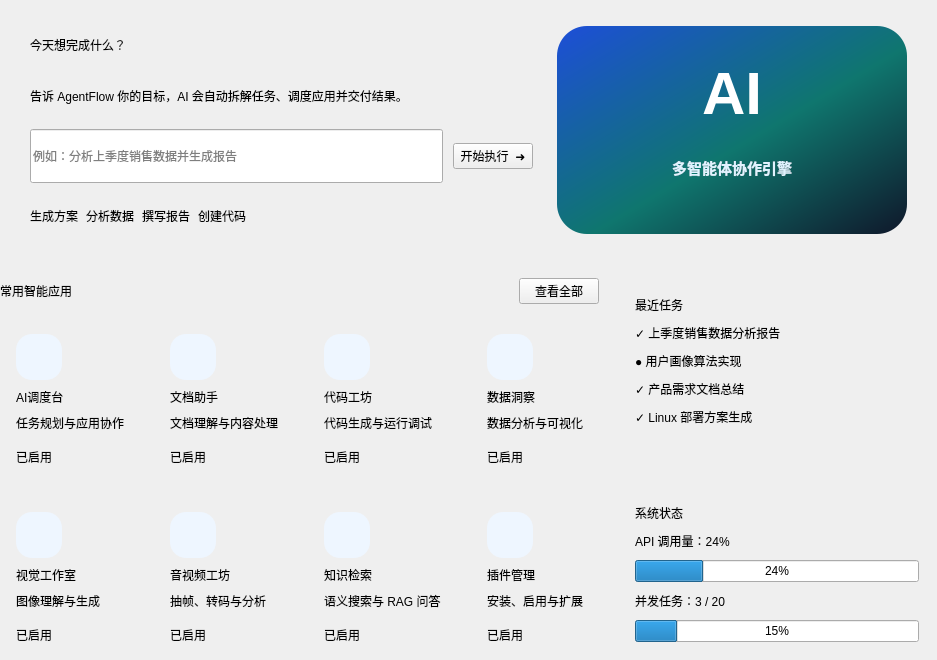
<widget class="QWidget" name="overviewPage"><layout class="QVBoxLayout" name="overviewPageLayout">
<property name="spacing"><number>18</number></property>
<property name="leftMargin"><number>0</number></property>
<property name="topMargin"><number>0</number></property>
<property name="rightMargin"><number>0</number></property>
<property name="bottomMargin"><number>0</number></property>
<item><widget class="QFrame" name="overviewHeroCard">
<property name="objectName"><string>heroCard</string></property><property name="minimumSize"><size><width>0</width><height>260</height></size></property>
<property name="frameShape"><enum>QFrame::Shape::NoFrame</enum></property>
<layout class="QHBoxLayout" name="overviewHeroLayout">
<property name="spacing"><number>24</number></property>
<property name="leftMargin"><number>30</number></property>
<property name="topMargin"><number>26</number></property>
<property name="rightMargin"><number>30</number></property>
<property name="bottomMargin"><number>26</number></property>
<item><layout class="QVBoxLayout" name="overviewHeroTextLayout">
<property name="spacing"><number>14</number></property>
<property name="leftMargin"><number>0</number></property>
<property name="topMargin"><number>0</number></property>
<property name="rightMargin"><number>0</number></property>
<property name="bottomMargin"><number>0</number></property>
<item><widget class="QLabel" name="overviewHeroTitle">
<property name="objectName"><string>heroTitle</string></property>
<property name="text"><string>今天想完成什么？</string></property>
<property name="wordWrap"><bool>true</bool></property>

</widget></item><item><widget class="QLabel" name="overviewHeroSub">
<property name="objectName"><string>subText</string></property>
<property name="text"><string>告诉 AgentFlow 你的目标，AI 会自动拆解任务、调度应用并交付结果。</string></property>
<property name="wordWrap"><bool>true</bool></property>

</widget></item><item><layout class="QHBoxLayout" name="overviewCommandLayout">
<property name="spacing"><number>10</number></property>
<property name="leftMargin"><number>0</number></property>
<property name="topMargin"><number>0</number></property>
<property name="rightMargin"><number>0</number></property>
<property name="bottomMargin"><number>0</number></property>
<item><widget class="QLineEdit" name="quickTaskEdit">
<property name="minimumSize"><size><width>0</width><height>54</height></size></property>

<property name="placeholderText"><string>例如：分析上季度销售数据并生成报告</string></property>
</widget></item><item><widget class="QPushButton" name="quickStartButton">
<property name="objectName"><string>primaryButton</string></property>

<property name="text"><string>开始执行  ➜</string></property>
</widget></item>
</layout></item><item><layout class="QHBoxLayout" name="overviewChipLayout">
<property name="spacing"><number>8</number></property>
<property name="leftMargin"><number>0</number></property>
<property name="topMargin"><number>0</number></property>
<property name="rightMargin"><number>0</number></property>
<property name="bottomMargin"><number>0</number></property>
<item><widget class="QLabel" name="chipPlan">
<property name="objectName"><string>badgeBlue</string></property>
<property name="text"><string>生成方案</string></property>


</widget></item><item><widget class="QLabel" name="chipData">
<property name="objectName"><string>badgeGreen</string></property>
<property name="text"><string>分析数据</string></property>


</widget></item><item><widget class="QLabel" name="chipReport">
<property name="objectName"><string>badgeBlue</string></property>
<property name="text"><string>撰写报告</string></property>


</widget></item><item><widget class="QLabel" name="chipCode">
<property name="objectName"><string>badgeGray</string></property>
<property name="text"><string>创建代码</string></property>


</widget></item><item><spacer name="overviewChipSpacer">
<property name="orientation"><enum>Qt::Orientation::Horizontal</enum></property>
<property name="sizeHint" stdset="0"><size><width>40</width><height>20</height></size></property>
</spacer></item>
</layout></item>
</layout></item><item><widget class="QFrame" name="overviewAccentCard">
<property name="objectName"><string>accentCard</string></property>
<property name="styleSheet"><string notr="true">QFrame#overviewAccentCard { background: qlineargradient(x1:0,y1:0,x2:1,y2:1, stop:0 #1D4ED8, stop:0.55 #0F766E, stop:1 #0F172A); border-radius:30px; }</string></property><property name="minimumSize"><size><width>350</width><height>200</height></size></property><property name="maximumSize"><size><width>380</width><height>220</height></size></property>
<property name="frameShape"><enum>QFrame::Shape::NoFrame</enum></property>
<layout class="QVBoxLayout" name="overviewAccentLayout">
<property name="spacing"><number>2</number></property>
<property name="leftMargin"><number>20</number></property>
<property name="topMargin"><number>30</number></property>
<property name="rightMargin"><number>20</number></property>
<property name="bottomMargin"><number>30</number></property>
<item><widget class="QLabel" name="overviewAccentAI">

<property name="text"><string>AI</string></property>

<property name="styleSheet"><string notr="true">color:#FFFFFF;font-size:60px;font-weight:900;background:transparent;</string></property><property name="alignment"><set>Qt::AlignmentFlag::AlignCenter</set></property>
</widget></item><item><widget class="QLabel" name="overviewAccentSub">

<property name="text"><string>多智能体协作引擎</string></property>

<property name="styleSheet"><string notr="true">color:#E0F2FE;font-size:15px;font-weight:800;background:transparent;</string></property><property name="alignment"><set>Qt::AlignmentFlag::AlignCenter</set></property>
</widget></item>
</layout>
</widget></item>
</layout>
</widget></item><item><layout class="QHBoxLayout" name="overviewBodyLayout">
<property name="spacing"><number>18</number></property>
<property name="leftMargin"><number>0</number></property>
<property name="topMargin"><number>0</number></property>
<property name="rightMargin"><number>0</number></property>
<property name="bottomMargin"><number>0</number></property>
<item><layout class="QVBoxLayout" name="overviewLeftLayout">
<property name="spacing"><number>14</number></property>
<property name="leftMargin"><number>0</number></property>
<property name="topMargin"><number>0</number></property>
<property name="rightMargin"><number>0</number></property>
<property name="bottomMargin"><number>0</number></property>
<item><layout class="QHBoxLayout" name="overviewAppsTitleLayout">
<property name="spacing"><number>8</number></property>
<property name="leftMargin"><number>0</number></property>
<property name="topMargin"><number>0</number></property>
<property name="rightMargin"><number>0</number></property>
<property name="bottomMargin"><number>0</number></property>
<item><widget class="QLabel" name="overviewAppsTitle">
<property name="objectName"><string>heroTitle</string></property>
<property name="text"><string>常用智能应用</string></property>
<property name="wordWrap"><bool>true</bool></property>

</widget></item><item><spacer name="overviewAppsTitleSpacer">
<property name="orientation"><enum>Qt::Orientation::Horizontal</enum></property>
<property name="sizeHint" stdset="0"><size><width>40</width><height>20</height></size></property>
</spacer></item><item><widget class="QPushButton" name="overviewViewAllButton">
<property name="objectName"><string>ghostButton</string></property>

<property name="text"><string>查看全部</string></property>
</widget></item>
</layout></item><item><layout class="QGridLayout" name="overviewAgentGrid"><property name="horizontalSpacing"><number>14</number></property><property name="verticalSpacing"><number>14</number></property><item row="0" column="0"><widget class="QFrame" name="agentCard0">
<property name="objectName"><string>card</string></property><property name="minimumSize"><size><width>0</width><height>150</height></size></property>
<property name="frameShape"><enum>QFrame::Shape::NoFrame</enum></property>
<layout class="QVBoxLayout" name="agentCardLayout0">
<property name="spacing"><number>8</number></property>
<property name="leftMargin"><number>16</number></property>
<property name="topMargin"><number>16</number></property>
<property name="rightMargin"><number>16</number></property>
<property name="bottomMargin"><number>16</number></property>
<item><widget class="QLabel" name="agentIcon0">
<property name="minimumSize"><size><width>46</width><height>46</height></size></property>
<property name="maximumSize"><size><width>46</width><height>46</height></size></property>
<property name="styleSheet"><string notr="true">background:#EEF6FF;border-radius:16px;</string></property>
<property name="text"><string></string></property>
<property name="pixmap"><pixmap resource="resources.qrc">:/icons/dispatch.svg</pixmap></property>
<property name="scaledContents"><bool>false</bool></property>
<property name="alignment"><set>Qt::AlignmentFlag::AlignCenter</set></property>
</widget></item><item><widget class="QLabel" name="agentTitle0">
<property name="objectName"><string>cardTitle</string></property>
<property name="text"><string>AI调度台</string></property>
<property name="wordWrap"><bool>true</bool></property>

</widget></item><item><widget class="QLabel" name="agentSub0">
<property name="objectName"><string>subText</string></property>
<property name="text"><string>任务规划与应用协作</string></property>
<property name="wordWrap"><bool>true</bool></property>

</widget></item><item><spacer name="agentCardSpacer0">
<property name="orientation"><enum>Qt::Orientation::Vertical</enum></property>
<property name="sizeHint" stdset="0"><size><width>20</width><height>8</height></size></property>
</spacer></item><item><widget class="QLabel" name="agentBadge0">
<property name="objectName"><string>badgeBlue</string></property>
<property name="text"><string>已启用</string></property>


</widget></item>
</layout>
</widget></item><item row="0" column="1"><widget class="QFrame" name="agentCard1">
<property name="objectName"><string>card</string></property><property name="minimumSize"><size><width>0</width><height>150</height></size></property>
<property name="frameShape"><enum>QFrame::Shape::NoFrame</enum></property>
<layout class="QVBoxLayout" name="agentCardLayout1">
<property name="spacing"><number>8</number></property>
<property name="leftMargin"><number>16</number></property>
<property name="topMargin"><number>16</number></property>
<property name="rightMargin"><number>16</number></property>
<property name="bottomMargin"><number>16</number></property>
<item><widget class="QLabel" name="agentIcon1">
<property name="minimumSize"><size><width>46</width><height>46</height></size></property>
<property name="maximumSize"><size><width>46</width><height>46</height></size></property>
<property name="styleSheet"><string notr="true">background:#EEF6FF;border-radius:16px;</string></property>
<property name="text"><string></string></property>
<property name="pixmap"><pixmap resource="resources.qrc">:/icons/document.svg</pixmap></property>
<property name="scaledContents"><bool>false</bool></property>
<property name="alignment"><set>Qt::AlignmentFlag::AlignCenter</set></property>
</widget></item><item><widget class="QLabel" name="agentTitle1">
<property name="objectName"><string>cardTitle</string></property>
<property name="text"><string>文档助手</string></property>
<property name="wordWrap"><bool>true</bool></property>

</widget></item><item><widget class="QLabel" name="agentSub1">
<property name="objectName"><string>subText</string></property>
<property name="text"><string>文档理解与内容处理</string></property>
<property name="wordWrap"><bool>true</bool></property>

</widget></item><item><spacer name="agentCardSpacer1">
<property name="orientation"><enum>Qt::Orientation::Vertical</enum></property>
<property name="sizeHint" stdset="0"><size><width>20</width><height>8</height></size></property>
</spacer></item><item><widget class="QLabel" name="agentBadge1">
<property name="objectName"><string>badgeBlue</string></property>
<property name="text"><string>已启用</string></property>


</widget></item>
</layout>
</widget></item><item row="0" column="2"><widget class="QFrame" name="agentCard2">
<property name="objectName"><string>card</string></property><property name="minimumSize"><size><width>0</width><height>150</height></size></property>
<property name="frameShape"><enum>QFrame::Shape::NoFrame</enum></property>
<layout class="QVBoxLayout" name="agentCardLayout2">
<property name="spacing"><number>8</number></property>
<property name="leftMargin"><number>16</number></property>
<property name="topMargin"><number>16</number></property>
<property name="rightMargin"><number>16</number></property>
<property name="bottomMargin"><number>16</number></property>
<item><widget class="QLabel" name="agentIcon2">
<property name="minimumSize"><size><width>46</width><height>46</height></size></property>
<property name="maximumSize"><size><width>46</width><height>46</height></size></property>
<property name="styleSheet"><string notr="true">background:#EEF6FF;border-radius:16px;</string></property>
<property name="text"><string></string></property>
<property name="pixmap"><pixmap resource="resources.qrc">:/icons/code.svg</pixmap></property>
<property name="scaledContents"><bool>false</bool></property>
<property name="alignment"><set>Qt::AlignmentFlag::AlignCenter</set></property>
</widget></item><item><widget class="QLabel" name="agentTitle2">
<property name="objectName"><string>cardTitle</string></property>
<property name="text"><string>代码工坊</string></property>
<property name="wordWrap"><bool>true</bool></property>

</widget></item><item><widget class="QLabel" name="agentSub2">
<property name="objectName"><string>subText</string></property>
<property name="text"><string>代码生成与运行调试</string></property>
<property name="wordWrap"><bool>true</bool></property>

</widget></item><item><spacer name="agentCardSpacer2">
<property name="orientation"><enum>Qt::Orientation::Vertical</enum></property>
<property name="sizeHint" stdset="0"><size><width>20</width><height>8</height></size></property>
</spacer></item><item><widget class="QLabel" name="agentBadge2">
<property name="objectName"><string>badgeBlue</string></property>
<property name="text"><string>已启用</string></property>


</widget></item>
</layout>
</widget></item><item row="0" column="3"><widget class="QFrame" name="agentCard3">
<property name="objectName"><string>card</string></property><property name="minimumSize"><size><width>0</width><height>150</height></size></property>
<property name="frameShape"><enum>QFrame::Shape::NoFrame</enum></property>
<layout class="QVBoxLayout" name="agentCardLayout3">
<property name="spacing"><number>8</number></property>
<property name="leftMargin"><number>16</number></property>
<property name="topMargin"><number>16</number></property>
<property name="rightMargin"><number>16</number></property>
<property name="bottomMargin"><number>16</number></property>
<item><widget class="QLabel" name="agentIcon3">
<property name="minimumSize"><size><width>46</width><height>46</height></size></property>
<property name="maximumSize"><size><width>46</width><height>46</height></size></property>
<property name="styleSheet"><string notr="true">background:#EEF6FF;border-radius:16px;</string></property>
<property name="text"><string></string></property>
<property name="pixmap"><pixmap resource="resources.qrc">:/icons/data.svg</pixmap></property>
<property name="scaledContents"><bool>false</bool></property>
<property name="alignment"><set>Qt::AlignmentFlag::AlignCenter</set></property>
</widget></item><item><widget class="QLabel" name="agentTitle3">
<property name="objectName"><string>cardTitle</string></property>
<property name="text"><string>数据洞察</string></property>
<property name="wordWrap"><bool>true</bool></property>

</widget></item><item><widget class="QLabel" name="agentSub3">
<property name="objectName"><string>subText</string></property>
<property name="text"><string>数据分析与可视化</string></property>
<property name="wordWrap"><bool>true</bool></property>

</widget></item><item><spacer name="agentCardSpacer3">
<property name="orientation"><enum>Qt::Orientation::Vertical</enum></property>
<property name="sizeHint" stdset="0"><size><width>20</width><height>8</height></size></property>
</spacer></item><item><widget class="QLabel" name="agentBadge3">
<property name="objectName"><string>badgeBlue</string></property>
<property name="text"><string>已启用</string></property>


</widget></item>
</layout>
</widget></item><item row="1" column="0"><widget class="QFrame" name="agentCard4">
<property name="objectName"><string>card</string></property><property name="minimumSize"><size><width>0</width><height>150</height></size></property>
<property name="frameShape"><enum>QFrame::Shape::NoFrame</enum></property>
<layout class="QVBoxLayout" name="agentCardLayout4">
<property name="spacing"><number>8</number></property>
<property name="leftMargin"><number>16</number></property>
<property name="topMargin"><number>16</number></property>
<property name="rightMargin"><number>16</number></property>
<property name="bottomMargin"><number>16</number></property>
<item><widget class="QLabel" name="agentIcon4">
<property name="minimumSize"><size><width>46</width><height>46</height></size></property>
<property name="maximumSize"><size><width>46</width><height>46</height></size></property>
<property name="styleSheet"><string notr="true">background:#EEF6FF;border-radius:16px;</string></property>
<property name="text"><string></string></property>
<property name="pixmap"><pixmap resource="resources.qrc">:/icons/vision.svg</pixmap></property>
<property name="scaledContents"><bool>false</bool></property>
<property name="alignment"><set>Qt::AlignmentFlag::AlignCenter</set></property>
</widget></item><item><widget class="QLabel" name="agentTitle4">
<property name="objectName"><string>cardTitle</string></property>
<property name="text"><string>视觉工作室</string></property>
<property name="wordWrap"><bool>true</bool></property>

</widget></item><item><widget class="QLabel" name="agentSub4">
<property name="objectName"><string>subText</string></property>
<property name="text"><string>图像理解与生成</string></property>
<property name="wordWrap"><bool>true</bool></property>

</widget></item><item><spacer name="agentCardSpacer4">
<property name="orientation"><enum>Qt::Orientation::Vertical</enum></property>
<property name="sizeHint" stdset="0"><size><width>20</width><height>8</height></size></property>
</spacer></item><item><widget class="QLabel" name="agentBadge4">
<property name="objectName"><string>badgeBlue</string></property>
<property name="text"><string>已启用</string></property>


</widget></item>
</layout>
</widget></item><item row="1" column="1"><widget class="QFrame" name="agentCard5">
<property name="objectName"><string>card</string></property><property name="minimumSize"><size><width>0</width><height>150</height></size></property>
<property name="frameShape"><enum>QFrame::Shape::NoFrame</enum></property>
<layout class="QVBoxLayout" name="agentCardLayout5">
<property name="spacing"><number>8</number></property>
<property name="leftMargin"><number>16</number></property>
<property name="topMargin"><number>16</number></property>
<property name="rightMargin"><number>16</number></property>
<property name="bottomMargin"><number>16</number></property>
<item><widget class="QLabel" name="agentIcon5">
<property name="minimumSize"><size><width>46</width><height>46</height></size></property>
<property name="maximumSize"><size><width>46</width><height>46</height></size></property>
<property name="styleSheet"><string notr="true">background:#EEF6FF;border-radius:16px;</string></property>
<property name="text"><string></string></property>
<property name="pixmap"><pixmap resource="resources.qrc">:/icons/video.svg</pixmap></property>
<property name="scaledContents"><bool>false</bool></property>
<property name="alignment"><set>Qt::AlignmentFlag::AlignCenter</set></property>
</widget></item><item><widget class="QLabel" name="agentTitle5">
<property name="objectName"><string>cardTitle</string></property>
<property name="text"><string>音视频工坊</string></property>
<property name="wordWrap"><bool>true</bool></property>

</widget></item><item><widget class="QLabel" name="agentSub5">
<property name="objectName"><string>subText</string></property>
<property name="text"><string>抽帧、转码与分析</string></property>
<property name="wordWrap"><bool>true</bool></property>

</widget></item><item><spacer name="agentCardSpacer5">
<property name="orientation"><enum>Qt::Orientation::Vertical</enum></property>
<property name="sizeHint" stdset="0"><size><width>20</width><height>8</height></size></property>
</spacer></item><item><widget class="QLabel" name="agentBadge5">
<property name="objectName"><string>badgeBlue</string></property>
<property name="text"><string>已启用</string></property>


</widget></item>
</layout>
</widget></item><item row="1" column="2"><widget class="QFrame" name="agentCard6">
<property name="objectName"><string>card</string></property><property name="minimumSize"><size><width>0</width><height>150</height></size></property>
<property name="frameShape"><enum>QFrame::Shape::NoFrame</enum></property>
<layout class="QVBoxLayout" name="agentCardLayout6">
<property name="spacing"><number>8</number></property>
<property name="leftMargin"><number>16</number></property>
<property name="topMargin"><number>16</number></property>
<property name="rightMargin"><number>16</number></property>
<property name="bottomMargin"><number>16</number></property>
<item><widget class="QLabel" name="agentIcon6">
<property name="minimumSize"><size><width>46</width><height>46</height></size></property>
<property name="maximumSize"><size><width>46</width><height>46</height></size></property>
<property name="styleSheet"><string notr="true">background:#EEF6FF;border-radius:16px;</string></property>
<property name="text"><string></string></property>
<property name="pixmap"><pixmap resource="resources.qrc">:/icons/knowledge.svg</pixmap></property>
<property name="scaledContents"><bool>false</bool></property>
<property name="alignment"><set>Qt::AlignmentFlag::AlignCenter</set></property>
</widget></item><item><widget class="QLabel" name="agentTitle6">
<property name="objectName"><string>cardTitle</string></property>
<property name="text"><string>知识检索</string></property>
<property name="wordWrap"><bool>true</bool></property>

</widget></item><item><widget class="QLabel" name="agentSub6">
<property name="objectName"><string>subText</string></property>
<property name="text"><string>语义搜索与 RAG 问答</string></property>
<property name="wordWrap"><bool>true</bool></property>

</widget></item><item><spacer name="agentCardSpacer6">
<property name="orientation"><enum>Qt::Orientation::Vertical</enum></property>
<property name="sizeHint" stdset="0"><size><width>20</width><height>8</height></size></property>
</spacer></item><item><widget class="QLabel" name="agentBadge6">
<property name="objectName"><string>badgeBlue</string></property>
<property name="text"><string>已启用</string></property>


</widget></item>
</layout>
</widget></item><item row="1" column="3"><widget class="QFrame" name="agentCard7">
<property name="objectName"><string>card</string></property><property name="minimumSize"><size><width>0</width><height>150</height></size></property>
<property name="frameShape"><enum>QFrame::Shape::NoFrame</enum></property>
<layout class="QVBoxLayout" name="agentCardLayout7">
<property name="spacing"><number>8</number></property>
<property name="leftMargin"><number>16</number></property>
<property name="topMargin"><number>16</number></property>
<property name="rightMargin"><number>16</number></property>
<property name="bottomMargin"><number>16</number></property>
<item><widget class="QLabel" name="agentIcon7">
<property name="minimumSize"><size><width>46</width><height>46</height></size></property>
<property name="maximumSize"><size><width>46</width><height>46</height></size></property>
<property name="styleSheet"><string notr="true">background:#EEF6FF;border-radius:16px;</string></property>
<property name="text"><string></string></property>
<property name="pixmap"><pixmap resource="resources.qrc">:/icons/plugins.svg</pixmap></property>
<property name="scaledContents"><bool>false</bool></property>
<property name="alignment"><set>Qt::AlignmentFlag::AlignCenter</set></property>
</widget></item><item><widget class="QLabel" name="agentTitle7">
<property name="objectName"><string>cardTitle</string></property>
<property name="text"><string>插件管理</string></property>
<property name="wordWrap"><bool>true</bool></property>

</widget></item><item><widget class="QLabel" name="agentSub7">
<property name="objectName"><string>subText</string></property>
<property name="text"><string>安装、启用与扩展</string></property>
<property name="wordWrap"><bool>true</bool></property>

</widget></item><item><spacer name="agentCardSpacer7">
<property name="orientation"><enum>Qt::Orientation::Vertical</enum></property>
<property name="sizeHint" stdset="0"><size><width>20</width><height>8</height></size></property>
</spacer></item><item><widget class="QLabel" name="agentBadge7">
<property name="objectName"><string>badgeBlue</string></property>
<property name="text"><string>已启用</string></property>


</widget></item>
</layout>
</widget></item></layout></item>
</layout></item><item><widget class="QFrame" name="overviewSidePanel">
<property name="objectName"><string>sidePanel</string></property><property name="minimumSize"><size><width>320</width><height>0</height></size></property><property name="maximumSize"><size><width>350</width><height>16777215</height></size></property>
<property name="frameShape"><enum>QFrame::Shape::NoFrame</enum></property>
<layout class="QVBoxLayout" name="overviewSideLayout">
<property name="spacing"><number>10</number></property>
<property name="leftMargin"><number>18</number></property>
<property name="topMargin"><number>18</number></property>
<property name="rightMargin"><number>18</number></property>
<property name="bottomMargin"><number>18</number></property>
<item><widget class="QLabel" name="recentTitle">
<property name="objectName"><string>sectionTitle</string></property>
<property name="text"><string>最近任务</string></property>
<property name="wordWrap"><bool>true</bool></property>

</widget></item><item><widget class="QLabel" name="recentTask1">

<property name="text"><string>✓ 上季度销售数据分析报告</string></property>
<property name="wordWrap"><bool>true</bool></property>

</widget></item><item><widget class="QLabel" name="recentTask2">

<property name="text"><string>● 用户画像算法实现</string></property>
<property name="wordWrap"><bool>true</bool></property>

</widget></item><item><widget class="QLabel" name="recentTask3">

<property name="text"><string>✓ 产品需求文档总结</string></property>
<property name="wordWrap"><bool>true</bool></property>

</widget></item><item><widget class="QLabel" name="recentTask4">

<property name="text"><string>✓ Linux 部署方案生成</string></property>
<property name="wordWrap"><bool>true</bool></property>

</widget></item><item><spacer name="overviewRecentSpacer">
<property name="orientation"><enum>Qt::Orientation::Vertical</enum></property>
<property name="sizeHint" stdset="0"><size><width>20</width><height>30</height></size></property>
</spacer></item><item><widget class="QLabel" name="systemStatusTitle">
<property name="objectName"><string>sectionTitle</string></property>
<property name="text"><string>系统状态</string></property>
<property name="wordWrap"><bool>true</bool></property>

</widget></item><item><widget class="QLabel" name="apiUsageLabel">
<property name="objectName"><string>subText</string></property>
<property name="text"><string>API 调用量：24%</string></property>
<property name="wordWrap"><bool>true</bool></property>

</widget></item><item><widget class="QProgressBar" name="apiUsageProgress"><property name="value"><number>24</number></property></widget></item><item><widget class="QLabel" name="taskUsageLabel">
<property name="objectName"><string>subText</string></property>
<property name="text"><string>并发任务：3 / 20</string></property>
<property name="wordWrap"><bool>true</bool></property>

</widget></item><item><widget class="QProgressBar" name="taskUsageProgress"><property name="value"><number>15</number></property></widget></item>
</layout>
</widget></item>
</layout></item>
</layout></widget>
